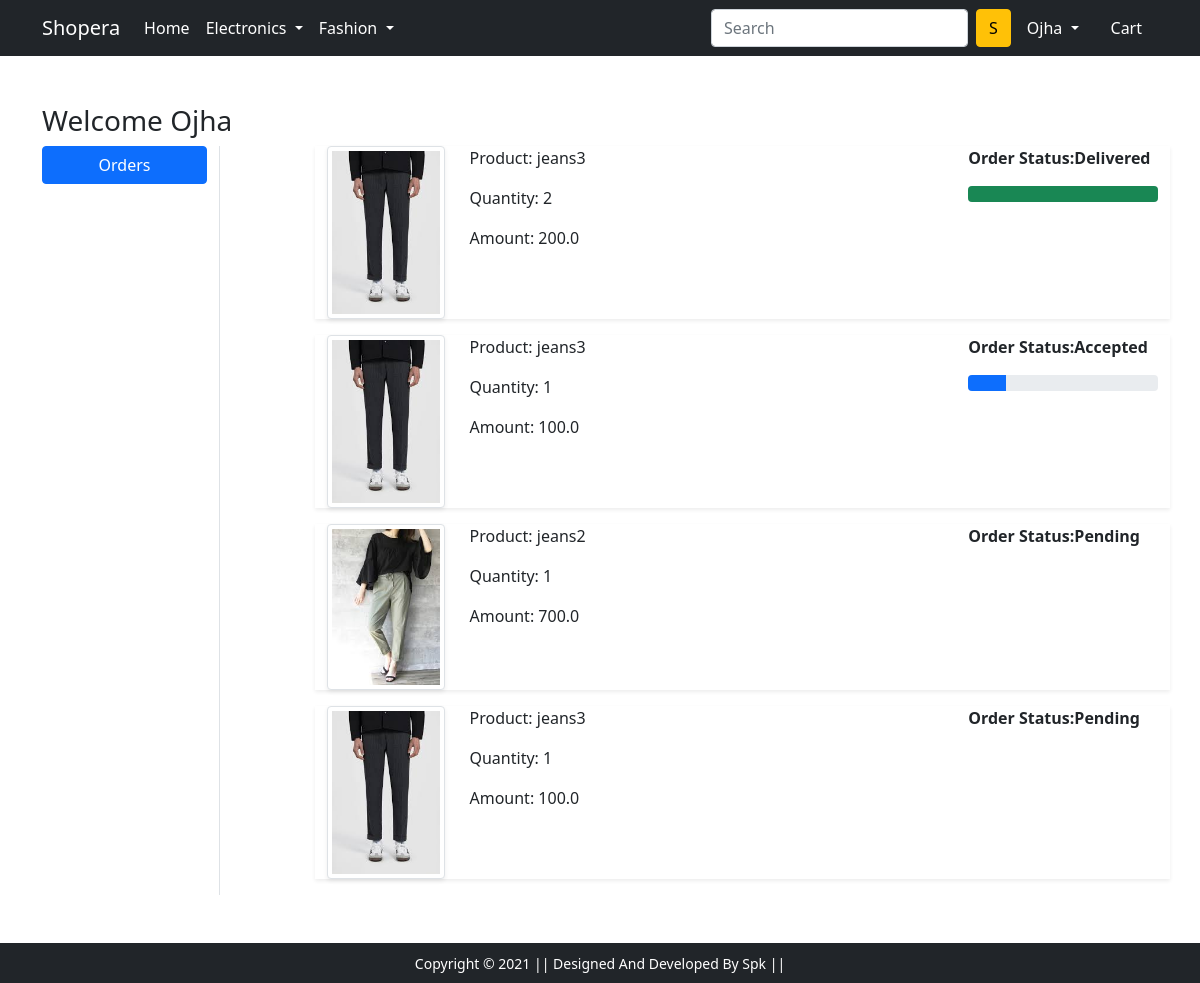
The app's page /orders/ (signed in) with its own data.
### ecomm/models.py (models this page shows, shortened)
class Order(models.Model):
    user = models.ForeignKey(User, on_delete=models.CASCADE)
    customer = models.ForeignKey(Customer,on_delete=models.CASCADE)
    product = models.ForeignKey(Product,on_delete=models.CASCADE)
    quentity = models.PositiveIntegerField(default=1)
    order_date =models.DateTimeField(auto_now_add=True)
    status = models.CharField(choices=Status_choice,max_length=30,default='Pending')
    @property
    def total_cost(self):
        return self.quentity * self.product.discunted_prce

class Product(models.Model):
    title = models.CharField(max_length=30)
    selling_price = models.FloatField()
    discunted_prce =models.FloatField()
    discription = models.TextField()
    brand = models.CharField(max_length=30)
    Category = models.CharField(choices=Category_Choice,max_length=20)
    product_image = models.ImageField(upload_to='Product_image')

### ecomm/views.py (the view)
# urls.py: path('orders/', views.orders, name='orders'),
@login_required
def orders(request):
 order_placed = Order.objects.filter(user = request.user)
 return render(request, 'orders.html',{'order_placed':order_placed})

### ecomm/templates/orders.html (shortened to what this page needs)
{% extends 'base.html' %}
{% load static %}
{% block main-content %}
<div class="container my-5">
 <div class="row">
 <h3>Welcome <span class="text-capitalize"> {{ request.user }} </span></h3>
  <div class="col-sm-2 border-end">
   <ul class="list-unstyled">
    <li class="d-grid"><a href="{% url 'orders' %}" class="btn btn-primary">Orders</a></li>
   </ul>
  </div>
  <div class="col-sm-9 offset-sm-1">
    {% for op in order_placed %}
   <div class="row shadow-sm mb-3">
    <div class="col-sm-2"> <img src="{{ op.product.product_image.url }}" alt="" srcset="" class="img-fluid img-thumbnail shadow-sm" height="150" width="150"> </div>
    <div class="col-sm-7">
        <p> Product: {{op.product.title}} </p>
        <p> Quantity: {{op.quentity}} </p>
        <p> Amount: {{op.total_cost}} </p>
    </div>
     <div class="col-sm-3 fw-bold">
        <p> Order Status:{{op.status}} </p>
        {% if op.status == 'Accepted' %}
        <div class="progress">
            <div class="progress-bar" role="progressbar" style =" width:20% " aria-valuenow="20" aria-valuemin="0" aria-valuemax="100"></div>
        </div>
       {% endif %}
       {% if op.status == 'Delivered' %}
       <div class="progress">
           <div class="progress-bar bg-success" role="progressbar" style =" width:100% " aria-valuenow="100" aria-valuemin="0" aria-valuemax="100"></div>
       </div>
       {% endif %}
     </div>
   </div>
   {% endfor %}
  </div>
 </div>
</div>
{% endblock main-content %}

### ecomm/templates/base.html (shortened to what this page needs)
<!doctype html>
{% load static %}
<html lang="en">
  <head>
    <link href="https://cdn.jsdelivr.net/npm/bootstrap@5.0.0-beta1/dist/css/bootstrap.min.css" rel="stylesheet">
    <link rel="stylesheet" href="{% static 'css/owl.carousel.min.css' %}">
    <link rel="stylesheet" href="{% static 'css/all.min.css' %}">
    <link rel="stylesheet" href="{% static 'css/style.css' %}">
  </head>
  <body>
    <nav class="navbar navbar-expand-lg navbar-dark bg-dark">
     <div class="container">
       <a class="navbar-brand" href="/">Shopera</a>
       <div class="collapse navbar-collapse" id="navbarSupportedContent">
         <ul class="navbar-nav me-auto mb-2 mb-lg-0">
           <li class="nav-item">
             <a class="nav-link active" aria-current="page" href="/">Home</a>
           </li>
           <li class="nav-item dropdown">
             <a class="nav-link dropdown-toggle text-white" href="#" id="electronicsDropdown" role="button" data-bs-toggle="dropdown" aria-expanded="false">
               Electronics
             </a>
           </li>
           <li class="nav-item dropdown">
             <a class="nav-link dropdown-toggle text-white" href="#" id="fashionDropdown" role="button" data-bs-toggle="dropdown" aria-expanded="false">
               Fashion
             </a>
           </li>
         </ul>
         <form class="d-flex">
           <input class="form-control me-2" type="search" placeholder="Search" aria-label="Search">
           <button class="btn btn-warning" type="submit">S</button>
         </form>
         <div>
          <ul class="navbar-nav me-auto mb-2 mb-lg-0">
            {% if request.user.is_authenticated %}
           <li class="nav-item dropdown mx-2">
              <a class="nav-link dropdown-toggle text-white" href="#" id="profileDropdown" role="button" data-bs-toggle="dropdown" aria-expanded="false">
                <span class="text-capitalize"> {{ request.user }} </span>
              </a>
            </li>
            <li class="nav-item mx-2">
             <a href="{% url 'showcart' %}" class="nav-link text-white"> Cart </a>
            </li>
        {% endif %}
          </ul>
         </div>
       </div>
     </div>
    </nav>
    {% block main-content %} {% endblock main-content %}
    <footer class="container-fluid bg-dark text-center p-2 mt-5">
        <small class="text-white">Copyright &copy; 2021 || Designed And Developed By Spk || </small>
    </footer>
  </body>
</html>

### records on screen
Order: product.product_image (picture), product "jeans3", quentity "2", total_cost "200.0", status "Delivered"
Order: product.product_image (picture), product "jeans3", quentity "1", total_cost "100.0", status "Accepted"
Order: product.product_image (picture), product "jeans2", quentity "1", total_cost "700.0", status "Pending"
Order: product.product_image (picture), product "jeans3", quentity "1", total_cost "100.0", status "Pending"

### other values on screen
{{ request.user }} "Ojha"
